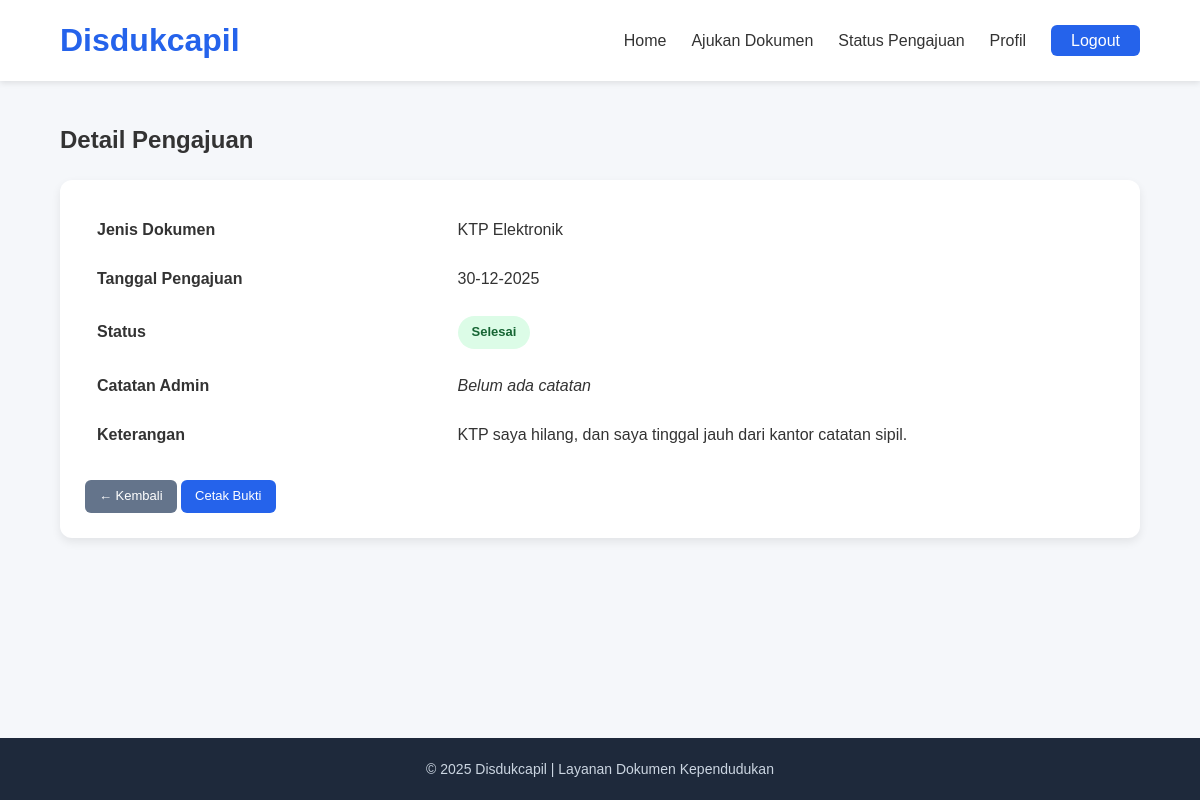
Page /user/detail.php?id=6 (signed in) on the committed database.
### tables this page shows
CREATE TABLE `pengajuan` (
  `id` int(11) NOT NULL,
  `nama` varchar(100) NOT NULL,
  `email` varchar(100) NOT NULL,
  `nik` int(20) NOT NULL,
  `jenis_dokumen` varchar(100) DEFAULT NULL,
  `tanggal_pengajuan` date DEFAULT NULL,
  `status` enum('Menunggu','Diproses','Selesai','Ditolak') DEFAULT 'Menunggu',
  `keterangan` text DEFAULT NULL,
  `catatan_admin` text DEFAULT NULL
);

### user/detail.php (the view, shortened to what this page needs)
<?php
include '../includes/koneksi.php';
$id = $_GET['id'];
$nama = $_SESSION['user_nama'];
$query = mysqli_query($koneksi, "
    SELECT * FROM pengajuan
    WHERE id = '$id' AND nama = '$nama'
");
$data = mysqli_fetch_assoc($query);
?>
<!DOCTYPE html>
<html lang="id">
<head>
    <link rel="stylesheet" href="../assets/css/index.css">
    <link rel="stylesheet" href="../assets/css/user.css">
</head>
<body>
<?php include '../includes/user/navbar.php'; ?>
<div class="container">
    <h2>Detail Pengajuan</h2>
    <div class="detail-card">
        <table class="detail-table">
            <tr>
                <th>Jenis Dokumen</th>
                <td><?= htmlspecialchars($data['jenis_dokumen']); ?></td>
            </tr>
            <tr>
                <th>Tanggal Pengajuan</th>
                <td><?= date('d-m-Y', strtotime($data['tanggal_pengajuan'])); ?></td>
            </tr>
            <tr>
                <th>Status</th>
                <td>
                    <span class="status <?= strtolower($data['status']); ?>">
                        <?= $data['status']; ?>
                    </span>
                </td>
            </tr>
            <tr>
                <th>Catatan Admin</th>
                <td>
                    <?= $data['catatan_admin']
                        ? nl2br(htmlspecialchars($data['catatan_admin']))
                        : '<em>Belum ada catatan</em>'; ?>
                </td>
            </tr>
            <tr>
                <th>Keterangan</th>
                <td>
                    <?= $data['keterangan']
                        ? nl2br(htmlspecialchars($data['keterangan']))
                        : '<em>Tidak ada keterangan</em>'; ?>
                </td>
            </tr>
        </table>
        <div class="detail-action">
            <a href="status.php" class="btn-back">← Kembali</a>
            <a href="cetak.php?id=<?= $data['id']; ?>" class="btn-sm">
                Cetak Bukti
            </a>
        </div>
    </div>
</div>
<?php include '../includes/user/footer.php'; ?>
</body>
</html>

### assets/css/index.css (style rules this page uses)
html, body { height: 100%; display: flex; flex-direction: column; }
.container { flex: 1; }
* { margin: 0; padding: 0; box-sizing: border-box; font-family: Arial, Helvetica, sans-serif; }
body { background-color: #f5f7fa; color: #333; line-height: 1.6; }
html { scroll-behavior: smooth; }
a { text-decoration: none; color: inherit; }
.container { width: 90%; max-width: 1200px; margin: auto; padding: 40px 0; }

### assets/css/user.css (style rules this page uses)
.status { padding: 6px 14px; border-radius: 20px; font-size: 13px; font-weight: 600; display: inline-block; }
.status.selesai { background: #dcfce7; color: #166534; }
.btn-sm { padding: 6px 14px; border-radius: 6px; font-size: 13px; text-decoration: none; background: #2563eb; color: #ffffff; display: inline-block; }
.detail-card { margin-top: 20px; background: #ffffff; padding: 25px; border-radius: 12px; box-shadow: 0 4px 10px rgba(0,0,0,0.08); width: 100%; }
.detail-table { width: 100%; border-collapse: collapse; }
.detail-table th { width: 35%; padding: 12px; text-align: left; font-weight: 600; }
.detail-table td { padding: 12px; }
.detail-action { margin-top: 20px; }
.btn-back { padding: 6px 14px; font-size: 13px; background: #64748b; color: #ffffff; border-radius: 6px; text-decoration: none; display: inline-block; }

### rows in the picture
pengajuan: jenis_dokumen "KTP Elektronik", tanggal_pengajuan "30-12-2025", status "Selesai", keterangan "KTP saya hilang, dan saya tinggal jauh dari kantor catatan sipil."
